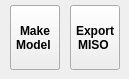
   <widget class="QWidget" name="tab_11">
    <attribute name="title">
     <string>Export</string>
    </attribute>
    <widget class="QToolButton" name="expo">
     <property name="geometry">
      <rect>
       <x>70</x>
       <y>5</y>
       <width>50</width>
       <height>65</height>
      </rect>
     </property>
     <property name="font">
      <font>
       <weight>75</weight>
       <bold>true</bold>
      </font>
     </property>
     <property name="text">
      <string>Export
MISO </string>
     </property>
     <property name="icon">
      <iconset>
       <normaloff>../../../../Downloads/export (2).png</normaloff>../../../../Downloads/export (2).png</iconset>
     </property>
     <property name="iconSize">
      <size>
       <width>32</width>
       <height>32</height>
      </size>
     </property>
     <property name="toolButtonStyle">
      <enum>Qt::ToolButtonTextUnderIcon</enum>
     </property>
    </widget>
    <widget class="QToolButton" name="mox">
     <property name="geometry">
      <rect>
       <x>10</x>
       <y>5</y>
       <width>50</width>
       <height>65</height>
      </rect>
     </property>
     <property name="font">
      <font>
       <weight>75</weight>
       <bold>true</bold>
      </font>
     </property>
     <property name="text">
      <string>Make
Model </string>
     </property>
     <property name="icon">
      <iconset>
       <normaloff>../../../../Downloads/icons8-cube-64.png</normaloff>../../../../Downloads/icons8-cube-64.png</iconset>
     </property>
     <property name="iconSize">
      <size>
       <width>32</width>
       <height>32</height>
      </size>
     </property>
     <property name="toolButtonStyle">
      <enum>Qt::ToolButtonTextUnderIcon</enum>
     </property>
    </widget>
    <widget class="QToolButton" name="mox_2">
     <property name="geometry">
      <rect>
       <x>10</x>
       <y>5</y>
       <width>50</width>
       <height>65</height>
      </rect>
     </property>
     <property name="font">
      <font>
       <weight>75</weight>
       <bold>true</bold>
      </font>
     </property>
     <property name="text">
      <string>Make
Model </string>
     </property>
     <property name="icon">
      <iconset>
       <normaloff>../../../../Downloads/icons8-cube-64.png</normaloff>../../../../Downloads/icons8-cube-64.png</iconset>
     </property>
     <property name="iconSize">
      <size>
       <width>32</width>
       <height>32</height>
      </size>
     </property>
     <property name="toolButtonStyle">
      <enum>Qt::ToolButtonTextUnderIcon</enum>
     </property>
    </widget>
   </widget>
